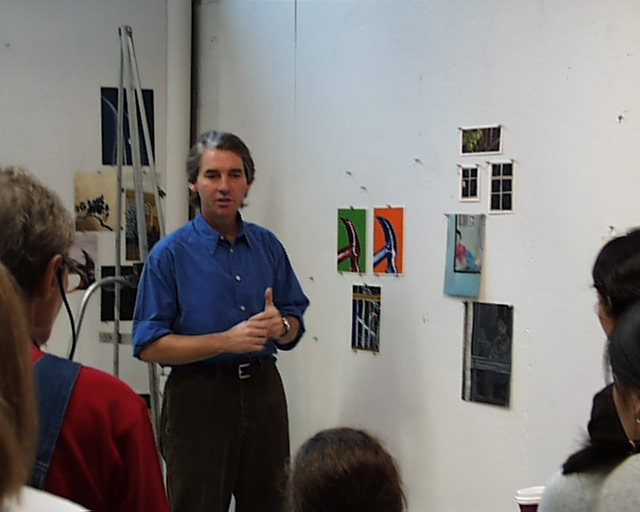
//> input picture olympus/olympus/pic.0002.jpg, 640 x 512 px
$ ./matchImagesColorTexture ../olympus/olympus/pic.0002.jpg ../olympus/olympus/pic.0003.jpg 3   (built with g++ and OpenCV 4)
//> lines starting //> are read from the running program, lines starting //| are printed output that depends on the picture
### src/featureExtraction.h
// featureExtraction.h
// Name: Mihir Chitre, Aditya Gurnani
// Date: 02/01/2024
// Purpose: Include file for featureExtraction.cpp, includes different functions to extract feature vectors from an image.

#ifndef FEATURE_EXTRACTION_H
#define FEATURE_EXTRACTION_H

#include "opencv2/opencv.hpp"
#include <vector>

std::vector<float> extractFeatureVector(const cv::Mat& image);

// Add this new function declaration
std::vector<float> extractColorHistogram(const cv::Mat& image);

std::vector<float> extractRGBHistograms(const cv::Mat& image);

std::vector<float> extractWholeHistogram(const cv::Mat& image);

std::vector<float> extractTextureFeatures(const cv::Mat& image);

std::vector<float> extractCombinedFeatures(const cv::Mat& image);

#endif

### src/featureExtraction.cpp
// featureExtraction.cpp
// Name: Mihir Chitre, Aditya Gurnani
// Date: 02/01/2024
// Purpose: Includes different functions to extract feature vectors from an image.

#include "featureExtraction.h"
#include "opencv2/imgproc.hpp"
#include "opencv2/imgcodecs.hpp"
#include <cmath>
#include <vector>
#include <algorithm>

void customCalcHist(const cv::Mat& image, std::vector<float>& hist, int bins, float rangeStart, float rangeEnd) {
    hist.assign(bins, 0.0f);
    float binWidth = (rangeEnd - rangeStart) / bins;
    int pixels = 0;

    // Check the depth of the image to determine how to access pixel values
    if (image.depth() == CV_8U) {
        for (int y = 0; y < image.rows; y++) {
            for (int x = 0; x < image.cols; x++) {
                uchar val = image.at<uchar>(y, x); // Accessing pixel as uchar for 8-bit image
                int bin = static_cast<int>((val - rangeStart) / binWidth);
                if (bin >= 0 && bin < bins) {
                    hist[bin] += 1.0f;
                }
            }
        }
    } else if (image.depth() == CV_32F) {
        for (int y = 0; y < image.rows; y++) {
            for (int x = 0; x < image.cols; x++) {
                float val = image.at<float>(y, x); // Accessing pixel as float for floating-point image
                int bin = static_cast<int>((val - rangeStart) / binWidth);
                if (bin >= 0 && bin < bins) {
                    hist[bin] += 1.0f;
                }
            }
        }
    }

    // Normalize the histogram to sum up to 1
    for (auto &val : hist) {
        val /= image.total();
    }
}

// [12 lines left out: function customNormalizeMinMax, not called in this run]

void customNormalizeL1(std::vector<float>& hist, float lower, float upper) {
    float sum = 0.0f;
    for (auto val : hist) {
        sum += val;
    }

    if (sum > 0) {
        for (auto &val : hist) {
            val = (val / sum) * (upper - lower) + lower;
        }
    }
}

// Function to extract a 7x7 feature vector from the center of each channel of the image
// [88 lines left out: functions extractFeatureVector, extractColorHistogram, extractRGBHistograms, not called in this run]

std::vector<float> extractWholeHistogram(const cv::Mat& image) {
    int binsPerChannel = 150; // 100 bins for each RGB channel
    std::vector<float> featureVector;

    // Assuming image is already in RGB format. If not, convert it using cv::cvtColor if needed.
    std::vector<cv::Mat> channels(3);
    cv::split(image, channels); // Split the image into its color channels

    // Compute and normalize histogram for each channel
    for (int i = 0; i < 3; i++) { // Iterate over RGB channels
        std::vector<float> hist;
        customCalcHist(channels[i], hist, binsPerChannel, 0, 256);
        customNormalizeL1(hist, 0, 1); // Normalize using L1 norm
        featureVector.insert(featureVector.end(), hist.begin(), hist.end());
    }

    return featureVector;
}


std::vector<float> extractTextureFeatures(const cv::Mat& image) {
    cv::Mat gray, grad_x, grad_y;
    cv::cvtColor(image, gray, cv::COLOR_BGR2GRAY);
    cv::Sobel(gray, grad_x, CV_32F, 1, 0, 3);
    cv::Sobel(gray, grad_y, CV_32F, 0, 1, 3);

    cv::Mat magnitude, angle;
    cv::cartToPolar(grad_x, grad_y, magnitude, angle, true);

    int magBins = 112, angleBins = 113;
    std::vector<float> magHist, angleHist;
    std::vector<float> featureVector;

    // Compute histogram for magnitude
    customCalcHist(magnitude, magHist, magBins, 0, 256);
    customNormalizeL1(magHist, 0, 1); // Normalize using L1 norm

    // Compute histogram for angle
    customCalcHist(angle, angleHist, angleBins, 0, 360);
    customNormalizeL1(angleHist, 0, 1); // Normalize using L1 norm

    // Combine histograms
    featureVector.insert(featureVector.end(), magHist.begin(), magHist.end());
    featureVector.insert(featureVector.end(), angleHist.begin(), angleHist.end());

    return featureVector;
}

// Combine Color and Texture Features
std::vector<float> extractCombinedFeatures(const cv::Mat& image) {
    std::vector<float> colorFeatures = extractWholeHistogram(image);
    std::vector<float> textureFeatures = extractTextureFeatures(image);

    colorFeatures.insert(colorFeatures.end(), textureFeatures.begin(), textureFeatures.end());
    return colorFeatures;
}

### src/matchImagesColorTexture.cpp
#include <iostream>
#include <fstream>
#include <vector>
#include <string>
#include <algorithm>
#include <filesystem>
#include <cmath>
#include "opencv2/opencv.hpp"
#include "featureExtraction.h" // Adjust this include path as necessary

// Function to read feature vectors from the CSV file
int readFeatureVectors(const std::string& filename, std::vector<std::string>& imageFilenames, std::vector<std::vector<float>>& featureVectors) {
    std::ifstream file(filename);
    std::string line;

    while (std::getline(file, line)) {
        std::istringstream iss(line);
        std::string imgFilename;
        std::getline(iss, imgFilename, ',');

        std::vector<float> features;
        float feature;
        while (iss >> feature) {
            features.push_back(feature);
            if (iss.peek() == ',') iss.ignore();
        }

        imageFilenames.push_back(imgFilename);
        featureVectors.push_back(features);
    }

    return 0;
}

// Compute the Euclidean distance between two feature vectors
// [8 lines left out: function computeEuclideanDistance, not called in this run]

int main(int argc, char* argv[]) {
    if (argc < 4) {
        std::cerr << "Usage: " << argv[0] << " <target_image_path> <feature_vectors_file> <top_n_matches>\n";
        return -1;
    }

    std::string targetImagePath = argv[1];
    std::string featureVectorsFile = argv[2];
    int topN = std::stoi(argv[3]);

    cv::Mat targetImage = cv::imread(targetImagePath);
//> targetImage is the input picture: 512 rows x 640 cols, CV_8UC3; mean B, G, R 122.2, 123.4, 126.9
    if (targetImage.empty()) {
        std::cerr << "Failed to load target image.\n";
        return -1;
    }

    // Extract combined color and texture features for the target image
    std::vector<float> targetFeatures = extractCombinedFeatures(targetImage);
//> in extractWholeHistogram, `cv::split(image, channels);`:
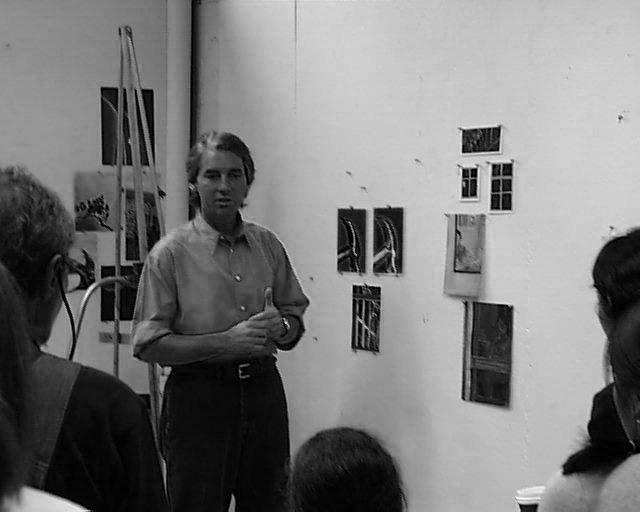
//> channels[0]: 512 rows x 640 cols, CV_8UC1; min 0, max 253, mean 122.2
//> in extractWholeHistogram, `cv::split(image, channels);`:
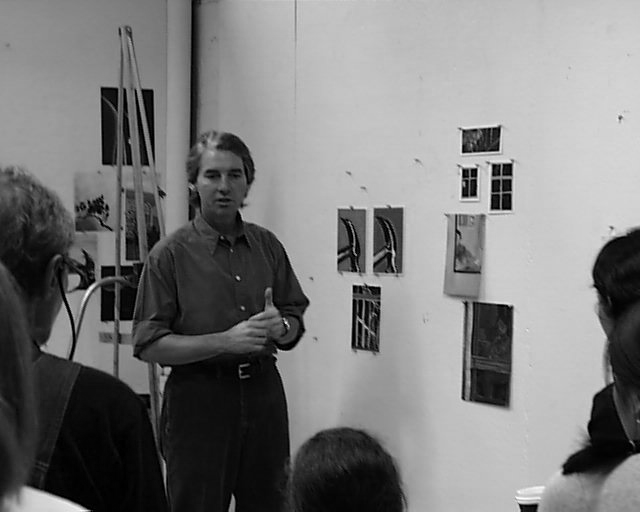
//> channels[1]: 512 rows x 640 cols, CV_8UC1; min 0, max 255, mean 123.4
//> in extractWholeHistogram, `cv::split(image, channels);`:
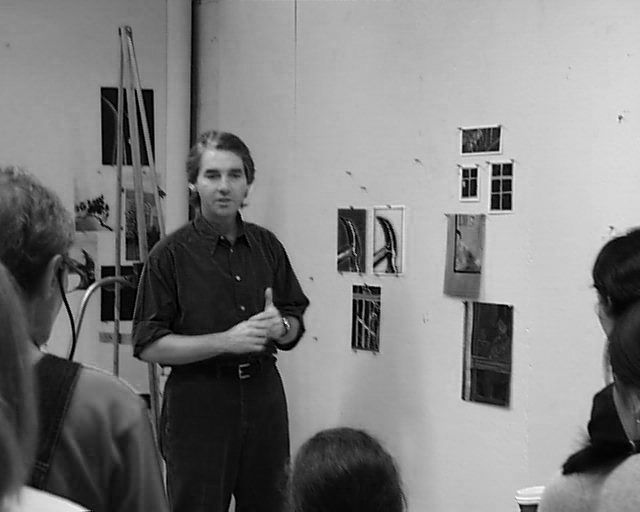
//> channels[2]: 512 rows x 640 cols, CV_8UC1; min 0, max 255, mean 126.9
//> in extractCombinedFeatures, `std::vector<float> colorFeatures = extractWholeHistogram(image);`: colorFeatures = 450 values, max 0.0445 at index 117, min 0 at index 139, mean 0.00667
//> in extractTextureFeatures, `cv::Sobel(gray, grad_x, CV_32F, 1, 0, 3);`:
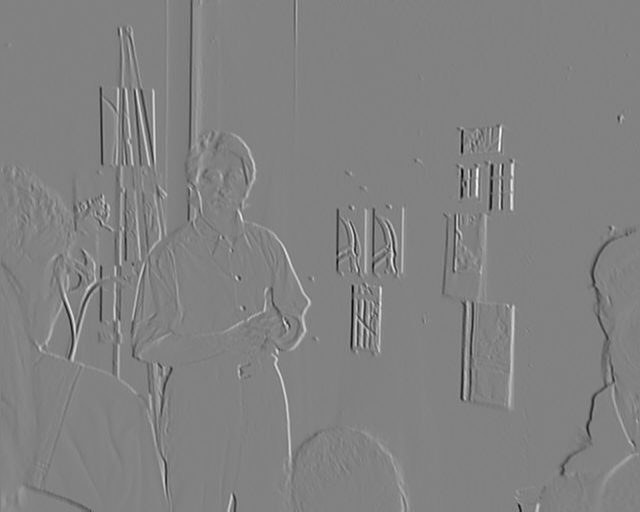
//> grad_x: 512 rows x 640 cols, CV_32FC1; min -867, max 835, mean 0.6; drawn with min black and max white
//> in extractTextureFeatures, `cv::Sobel(gray, grad_y, CV_32F, 0, 1, 3);`:
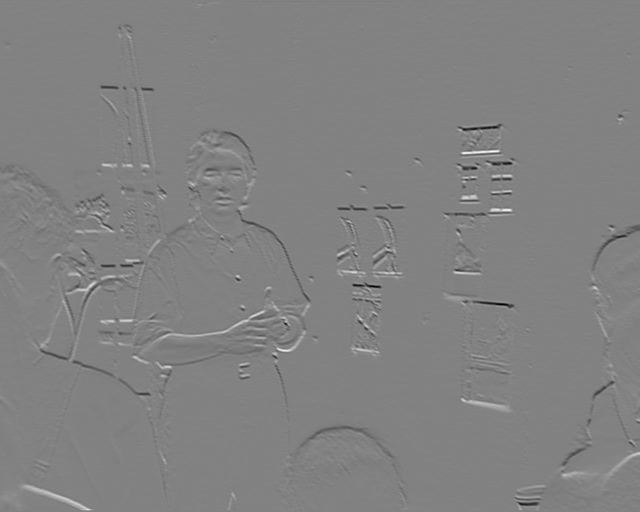
//> grad_y: 512 rows x 640 cols, CV_32FC1; min -834, max 802, mean -1.1; drawn with min black and max white
//> in extractTextureFeatures, `cv::cartToPolar(grad_x, grad_y, magnitude, angle, true);`:
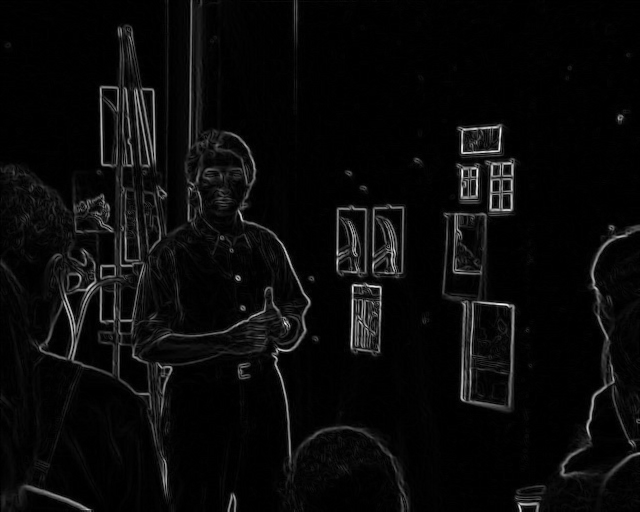
//> magnitude: 512 rows x 640 cols, CV_32FC1; min 0, max 867.1, mean 35.3; drawn with min black and max white
//> in extractTextureFeatures, `cv::cartToPolar(grad_x, grad_y, magnitude, angle, true);`:
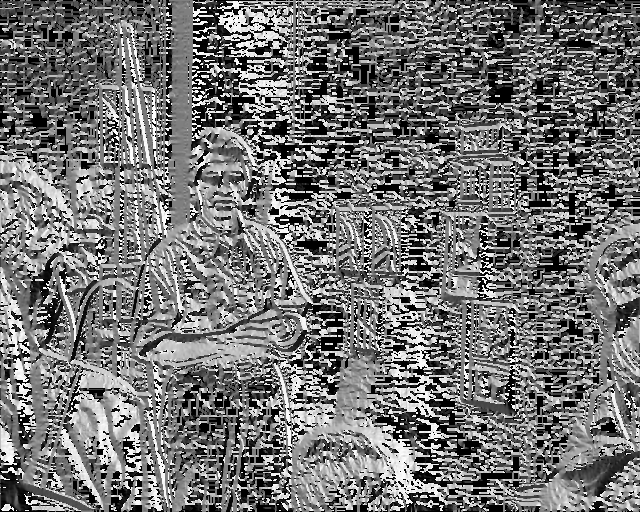
//> angle: 512 rows x 640 cols, CV_32FC1; min 0, max 359.9, mean 163.6; drawn with min black and max white
//> in extractTextureFeatures, `customCalcHist(magnitude, magHist, magBins, 0, 256);`: magHist = 112 values, max 0.23 at index 1, min 0.000336 at index 109, mean 0.00864
//> in extractTextureFeatures, `customNormalizeL1(magHist, 0, 1);`: magHist = 112 values, max 0.238 at index 1, min 0.000347 at index 109, mean 0.00893
//> in extractTextureFeatures, `customCalcHist(angle, angleHist, angleBins, 0, 360);`: angleHist = 113 values, max 0.138 at index 0, min 0.0011 at index 13, mean 0.00885
//> in extractTextureFeatures, `featureVector.insert(featureVector.end(), magHist.begin(), magHist.end..`: featureVector has the same summary as magHist
//> in extractTextureFeatures, `featureVector.insert(featureVector.end(), angleHist.begin(), angleHist..`: featureVector = 225 values, max 0.238 at index 1, min 0.000347 at index 109, mean 0.00889
//> in extractCombinedFeatures, `std::vector<float> textureFeatures = extractTextureFeatures(image);`: textureFeatures has the same summary as featureVector in extractTextureFeatures
//> in extractCombinedFeatures, `colorFeatures.insert(colorFeatures.end(), textureFeatures.begin(), tex..`: colorFeatures = 675 values, max 0.238 at index 451, min 0 at index 139, mean 0.00741
//> targetFeatures has the same summary as colorFeatures in extractCombinedFeatures

    std::vector<std::string> imageFilenames;
    std::vector<std::vector<float>> featureVectors;
    readFeatureVectors(featureVectorsFile, imageFilenames, featureVectors);

    std::vector<std::pair<float, std::string>> distances;
    for (size_t i = 0; i < featureVectors.size(); ++i) {
        float distance = computeEuclideanDistance(targetFeatures, featureVectors[i]);
        distances.push_back(std::make_pair(distance, imageFilenames[i]));
    }

    // Sort the distances in ascending order
    std::sort(distances.begin(), distances.end());

    // Find and print the self-match with its score
    auto selfMatchIt = std::find_if(distances.begin(), distances.end(), [&](const std::pair<float, std::string>& result) {
        return std::filesystem::path(result.second).filename() == std::filesystem::path(targetImagePath).filename();
    });
    if (selfMatchIt != distances.end()) {
        std::cout << "Match with itself: " << selfMatchIt->second << " with distance " << selfMatchIt->first << "\n";
        distances.erase(selfMatchIt); // Remove self match from the results
    }

    // Output the top N matches
    for (int i = 0; i < topN && i < distances.size(); ++i) {
        std::cout << "Match " << i + 1 << ": " << distances[i].second << " with distance " << distances[i].first << "\n";
    }

    return 0;
}

$ run again, on olympus/olympus/pic.0006.jpg
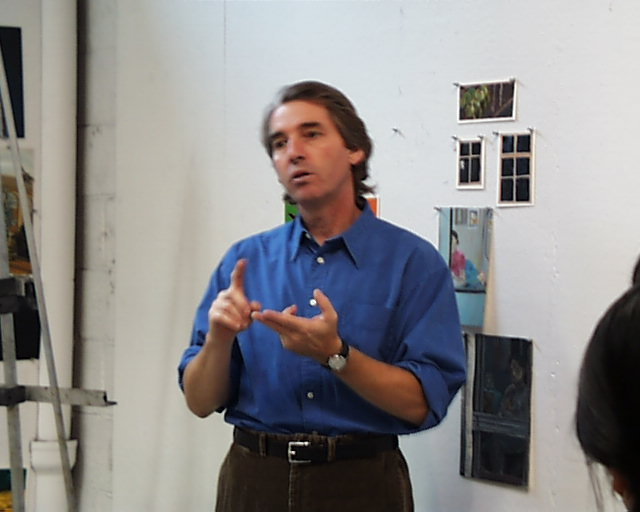
//> input picture olympus/olympus/pic.0006.jpg, 640 x 512 px
//> targetImage is the input picture: 512 rows x 640 cols, CV_8UC3; mean B, G, R 140.2, 139.7, 141.7
//> in extractWholeHistogram, `cv::split(image, channels);`:
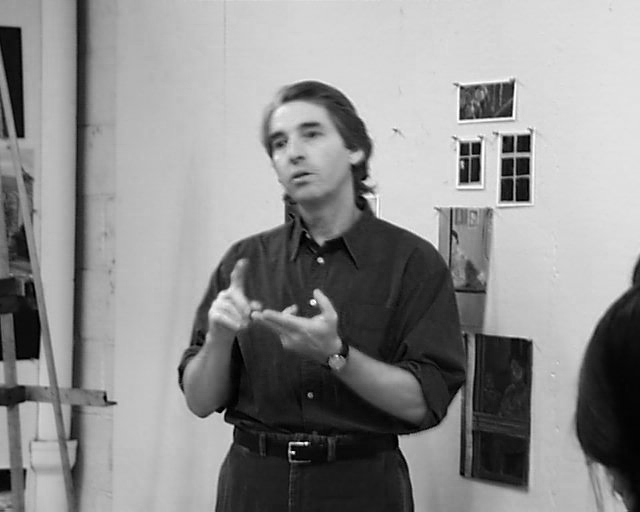
//> channels[2]: 512 rows x 640 cols, CV_8UC1; min 0, max 255, mean 141.7
//> in extractCombinedFeatures, `std::vector<float> colorFeatures = extractWholeHistogram(image);`: colorFeatures = 450 values, max 0.0508 at index 280, min 5.19e-05 at index 149, mean 0.00667
//> in extractTextureFeatures, `cv::cartToPolar(grad_x, grad_y, magnitude, angle, true);`:
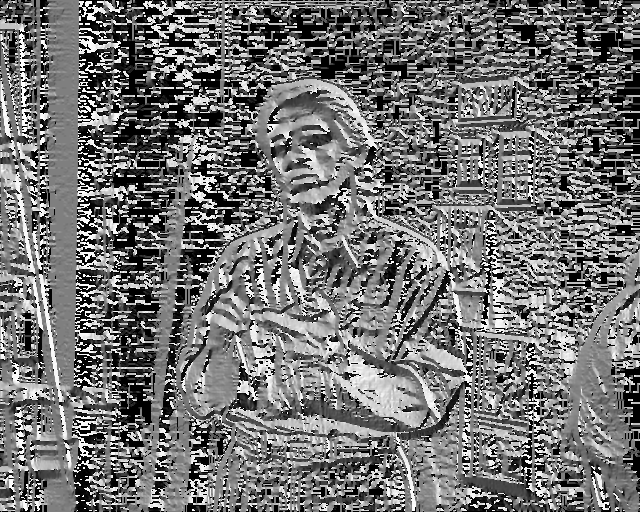
//> angle: 512 rows x 640 cols, CV_32FC1; min 0, max 359.9, mean 161.8; drawn with min black and max white
//> in extractTextureFeatures, `customCalcHist(magnitude, magHist, magBins, 0, 256);`: magHist = 112 values, max 0.214 at index 1, min 0.000403 at index 109, mean 0.00869
//> in extractTextureFeatures, `customNormalizeL1(magHist, 0, 1);`: magHist = 112 values, max 0.22 at index 1, min 0.000414 at index 109, mean 0.00893
//> angleHist = 113 values, max 0.14 at index 0, min 0.00107 at index 13, mean 0.00885
//> in extractTextureFeatures, `featureVector.insert(featureVector.end(), magHist.begin(), magHist.end..`: featureVector has the same summary as magHist
//> in extractTextureFeatures, `featureVector.insert(featureVector.end(), angleHist.begin(), angleHist..`: featureVector = 225 values, max 0.22 at index 1, min 0.000414 at index 109, mean 0.00889
//> textureFeatures has the same summary as featureVector in extractTextureFeatures
//> in extractCombinedFeatures, `colorFeatures.insert(colorFeatures.end(), textureFeatures.begin(), tex..`: colorFeatures = 675 values, max 0.22 at index 451, min 5.19e-05 at index 149, mean 0.00741
//> targetFeatures has the same summary as colorFeatures in extractCombinedFeatures

$ run again, on olympus/olympus/pic.0029.jpg
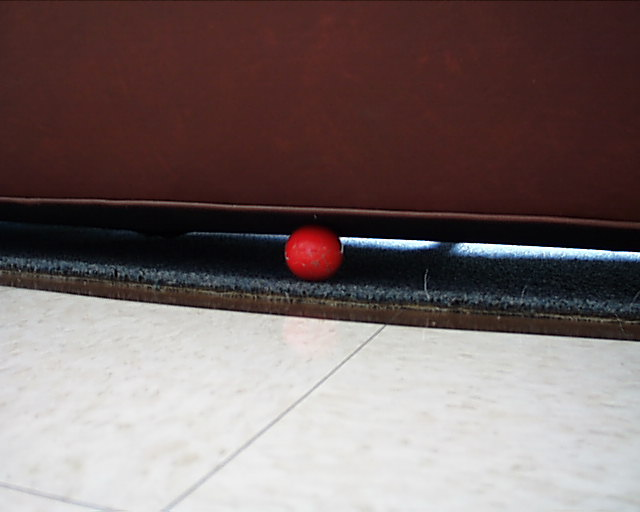
//> input picture olympus/olympus/pic.0029.jpg, 640 x 512 px
//> targetImage is the input picture: 512 rows x 640 cols, CV_8UC3; mean B, G, R 104.5, 105.2, 120.6
//> in extractWholeHistogram, `cv::split(image, channels);`:
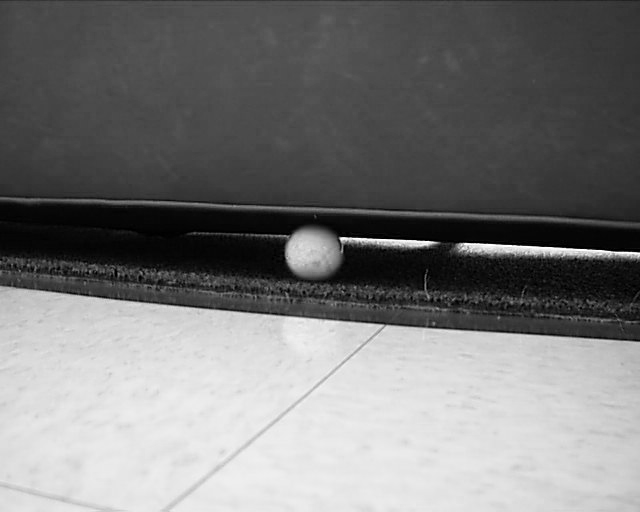
//> channels[2]: 512 rows x 640 cols, CV_8UC1; min 0, max 255, mean 120.6
//> in extractCombinedFeatures, `std::vector<float> colorFeatures = extractWholeHistogram(image);`: colorFeatures = 450 values, max 0.0671 at index 172, min 2.75e-05 at index 446, mean 0.00667
//> in extractTextureFeatures, `cv::cartToPolar(grad_x, grad_y, magnitude, angle, true);`:
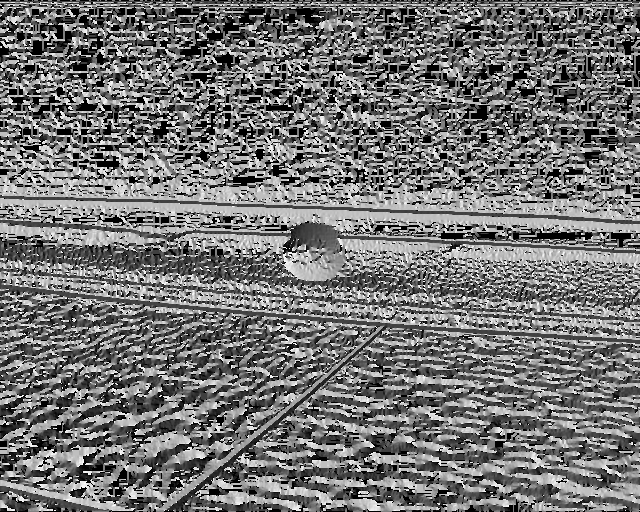
//> angle: 512 rows x 640 cols, CV_32FC1; min 0, max 359.7, mean 164.2; drawn with min black and max white
//> in extractTextureFeatures, `customCalcHist(magnitude, magHist, magBins, 0, 256);`: magHist = 112 values, max 0.272 at index 1, min 0.00022 at index 106, mean 0.00881
//> in extractTextureFeatures, `customNormalizeL1(magHist, 0, 1);`: magHist = 112 values, max 0.276 at index 1, min 0.000223 at index 106, mean 0.00893
//> angleHist = 113 values, max 0.117 at index 0, min 0.000705 at index 112, mean 0.00885
//> in extractTextureFeatures, `featureVector.insert(featureVector.end(), magHist.begin(), magHist.end..`: featureVector has the same summary as magHist
//> in extractTextureFeatures, `featureVector.insert(featureVector.end(), angleHist.begin(), angleHist..`: featureVector = 225 values, max 0.276 at index 1, min 0.000223 at index 106, mean 0.00889
//> textureFeatures has the same summary as featureVector in extractTextureFeatures
//> in extractCombinedFeatures, `colorFeatures.insert(colorFeatures.end(), textureFeatures.begin(), tex..`: colorFeatures = 675 values, max 0.276 at index 451, min 2.75e-05 at index 446, mean 0.00741
//> targetFeatures has the same summary as colorFeatures in extractCombinedFeatures
